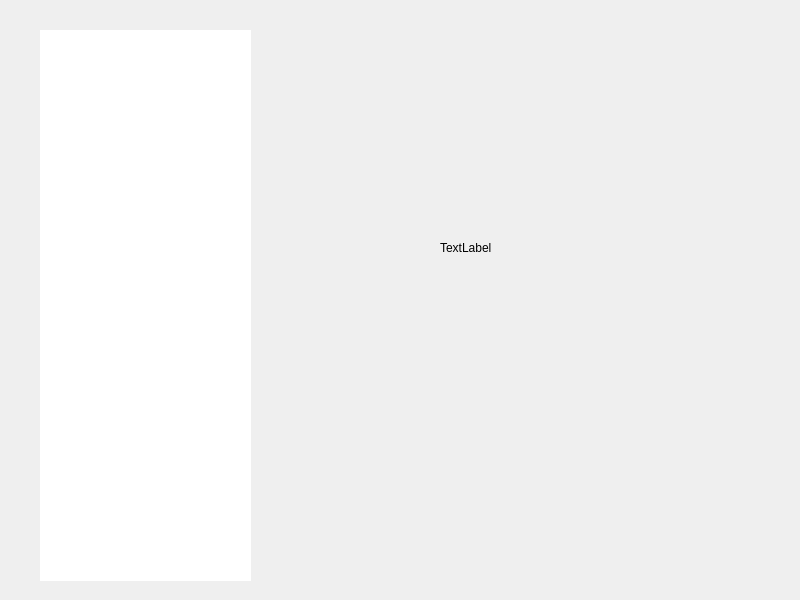
<?xml version="1.0" encoding="UTF-8"?>
<ui version="4.0">
 <class>Widget</class>
 <widget class="QWidget" name="Widget">
  <property name="geometry">
   <rect>
    <x>0</x>
    <y>0</y>
    <width>800</width>
    <height>600</height>
   </rect>
  </property>
  <property name="windowTitle">
   <string>Widget</string>
  </property>
  <property name="styleSheet">
   <string notr="true"/>
  </property>
  <widget class="QWidget" name="widget" native="true">
   <property name="geometry">
    <rect>
     <x>40</x>
     <y>30</y>
     <width>211</width>
     <height>551</height>
    </rect>
   </property>
   <property name="styleSheet">
    <string notr="true">background-color: rgb(255, 255, 255);</string>
   </property>
   <layout class="QGridLayout" name="gridLayout">
    <item row="0" column="0">
     <layout class="QHBoxLayout" name="horizontalLayout">
      <property name="spacing">
       <number>0</number>
      </property>
     </layout>
    </item>
   </layout>
  </widget>
  <widget class="QLabel" name="label">
   <property name="geometry">
    <rect>
     <x>440</x>
     <y>240</y>
     <width>211</width>
     <height>16</height>
    </rect>
   </property>
   <property name="text">
    <string>TextLabel</string>
   </property>
   <property name="alignment">
    <set>Qt::AlignLeading|Qt::AlignLeft|Qt::AlignVCenter</set>
   </property>
  </widget>
 </widget>
 <resources/>
 <connections/>
</ui>
